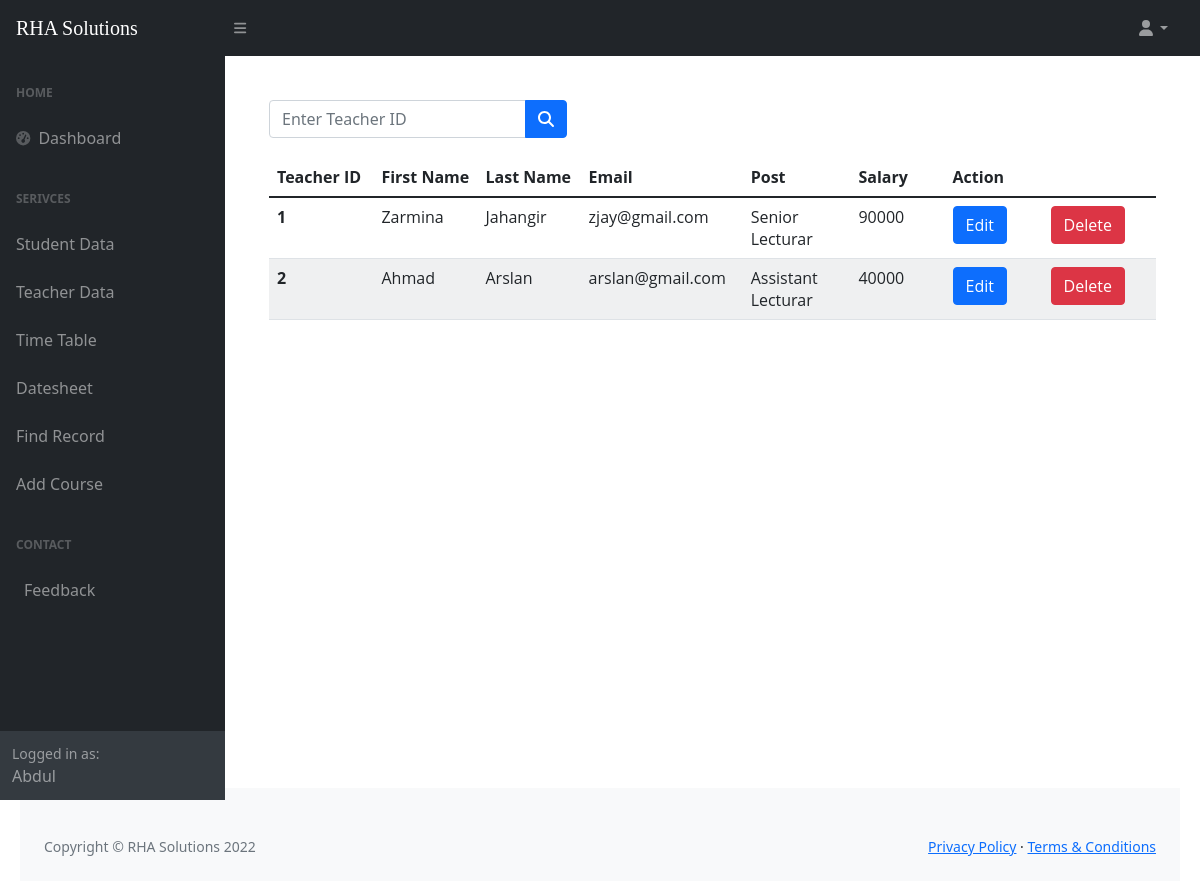
Screenshot of /All_teach_list.php (signed in) with the database file from the repository.
### tables this page shows
CREATE TABLE `teach` (
  `t_id` int(11) NOT NULL,
  `f_name` varchar(100) NOT NULL,
  `l_name` varchar(100) NOT NULL,
  `email` varchar(100) NOT NULL,
  `p_id` int(10) NOT NULL
);

CREATE TABLE `post` (
  `p_id` int(10) NOT NULL,
  `p_name` varchar(50) NOT NULL,
  `p_sal` int(10) NOT NULL
);

### All_teach_list.php (the view, shortened to what this page needs)
<?php include 'connection.php';
if($_SESSION["fname"]) {
?>
<!DOCTYPE html>
<html lang="en">
<head>
    <link href="https://cdn.jsdelivr.net/npm/simple-datatables@latest/dist/style.css" rel="stylesheet" />
    <link href="css/styles.css" rel="stylesheet" />
</head>
<body class="sb-nav-fixed">
<?php include ('header.php'); ?>
        <div id="layoutSidenav_content">
            <main>
                <div class="container-fluid px-4">
                    <form action="All_teach_search.php" method="GET" class="d-none d-md-inline-block form-inline ms-auto me-0 me-md-3 my-2 my-md-0">
                        <div style="margin-bottom: 20px;" class="input-group">
                            <input class="form-control" name="search" value="" type="number" placeholder="Enter Teacher ID" />
                            <button class="btn btn-primary" id="std-search" type="submit"> <i class="fas fa-search"></i></button>
                        </div>
                    </form>
                    <table class="table">
                        <thead class="thead-dark">
                            <tr>
                                <th scope="col">Teacher ID</th>
                                <th scope="col">First Name</th>
                                <th scope="col">Last Name</th>
                                <th scope="col">Email</th>
                                <th scope="col">Post</th>
                                <th scope="col">Salary</th>
                                <th scope="col" colspan="2">Action</th>
                            </tr>
                        </thead>
                        <tbody>
                            <?php
                            $query = "SELECT t.t_id, t.f_name, t.l_name, t.email, p.p_name, p.p_sal FROM  teach t INNER JOIN post p WHERE t.p_id=p.p_id";
                            $data = mysqli_query($conn, $query);
                            $res = mysqli_num_rows($data);
                            if ($res) {
                                while ($row = mysqli_fetch_array($data)) {
                            ?>
                                    <tr>
                                        <th scope="row"><?php echo $row['t_id']; ?></th>
                                        <td><?php echo $row['f_name']; ?></td>
                                        <td><?php echo $row['l_name']; ?></td>
                                        <td><?php echo $row['email']; ?></td>
                                        <td><?php echo $row['p_name']; ?></td>
                                        <td><?php echo $row['p_sal']; ?></td>
                                        <td> <button type="button" class="btn btn-primary"><a style="color: white; text-decoration: none;" href="edit_teacher.php?t_id=<?php echo $row['t_id']; ?>">Edit</a></button></td>
                                        <td> <button type="button" class="btn btn-danger"> <a style="color: white; text-decoration: none;" onclick="return confirm('Are you sure, you want to delete?')" href="delete_teach.php?t_id=<?php echo $row['t_id']; ?>">Delete</a></td>
                                    </tr>
                                <?php
                                }
                            } else {
                                ?>
                                <tr>
                                    <td>No Data Found</td>
                                </tr>
                            <?php
                            }
                            ?>
                        </tbody>
                    </table>
                </div>
        </div>
    </div>
    <footer class="py-4 bg-light mt-auto">
        <div class="container-fluid px-4">
            <br>
            <div class="d-flex align-items-center justify-content-between small">
                <div class="text-muted">Copyright &copy; RHA Solutions 2022</div>
                <div>
                    <a href="#">Privacy Policy</a>
                    &middot;
                    <a href="#">Terms &amp; Conditions</a>
                </div>
            </div>
        </div>
    </footer>
    <?php
}
else {
    include ('login.php');
}
 ?>
</body>
</html>

### rows the page displays
teach: t_id "1", f_name "Zarmina", l_name "Jahangir", email "zjay@gmail.com", p.p_name "Senior Lecturar", p.p_sal "90000"
teach: t_id "2", f_name "Ahmad", l_name "Arslan", email "arslan@gmail.com", p.p_name "Assistant Lecturar", p.p_sal "40000"

### other values shown
$_SESSION["fname"] "Abdul"
